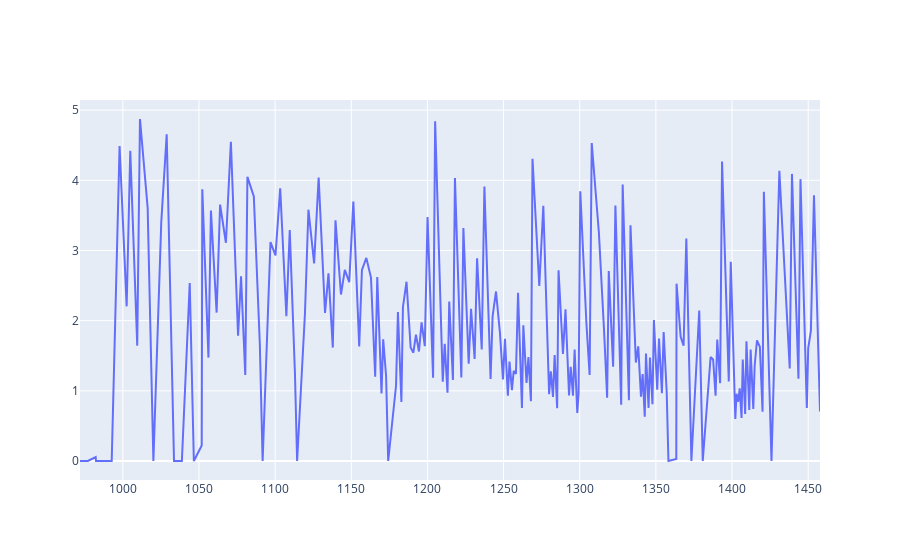

Notebook code for this chart:
### Code cell
view = go.Scatter(x=exp_task_switch['trialStartTime'], y=exp_task_switch['responseTime'], name= 'time')
py.iplot([view])

### Figure 1 — Plotly figure (JSON) as saved in the notebook; plotly's stock layout.template omitted (floating-point values rounded to 4 significant figures; data arrays with more than 128 entries replaced by an {"elided": "..."} marker saying what was removed)
{"data": [{"name": "time", "type": "scatter", "x": {"elided": "200 float values"}, "y": {"elided": "200 float values"}}], "layout": {}}
